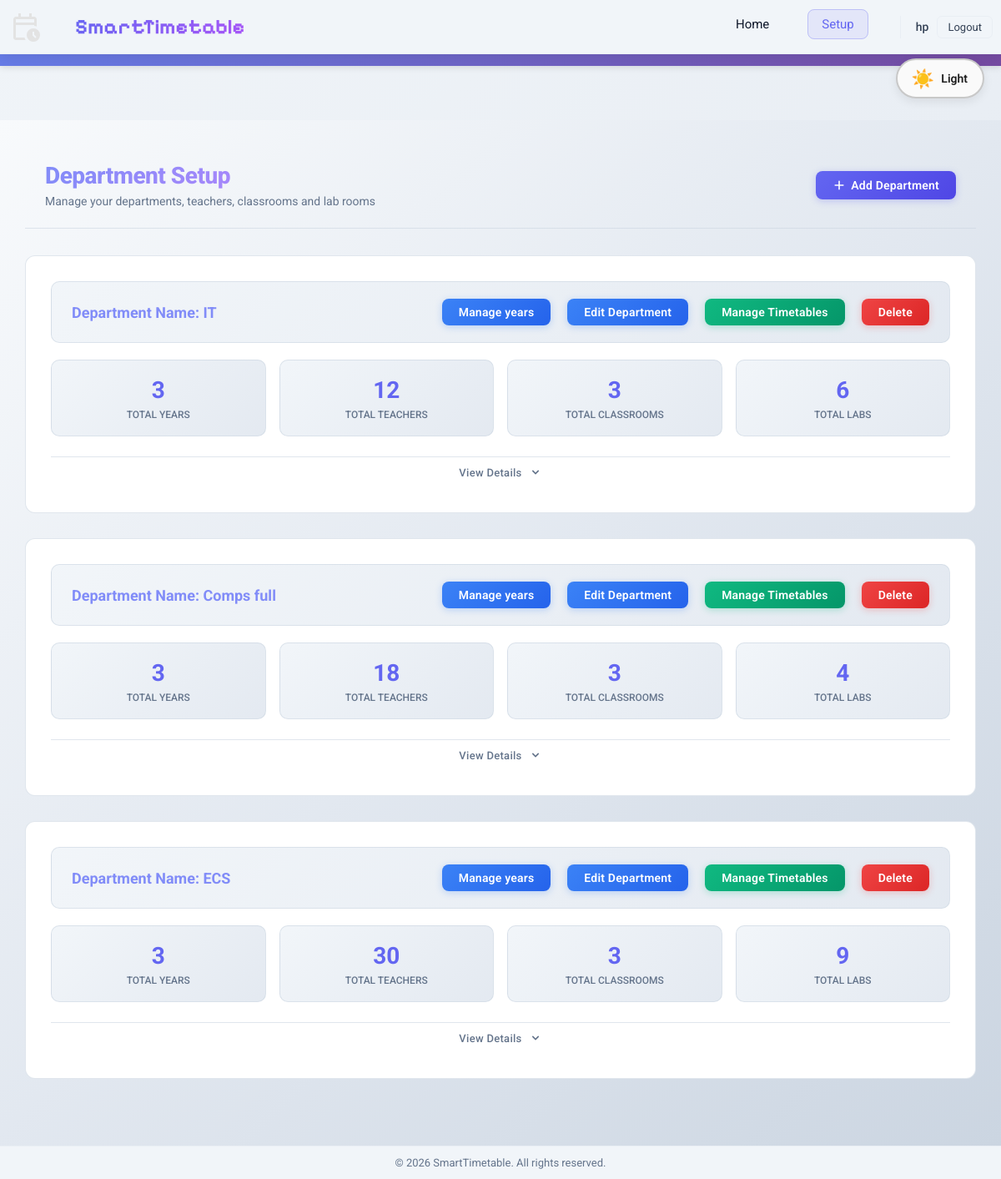
/timetable/setup/ (signed in), run on the app's committed database.
### timetable/models.py (models this page shows, shortened)
class setupModel(models.Model):
    department_name = models.CharField(max_length=100)
    start_time = models.TimeField()
    end_time = models.TimeField()
    number_of_days = models.IntegerField(
        validators=[
            MinValueValidator(1),
            MaxValueValidator(7)
        ]
    )
    hours_in_lecture = models.IntegerField(default=1)
    hours_in_practical = models.IntegerField(default=2)

### timetable/views.py (the view)
# urls.py: path('setup/', views.setup, name='setup'),
def setup(request):
    setup_objects = setupModel.objects.prefetch_related('relatedNameYearSetupModel',
     'relatedNameRecesses',
    )
    for department in setup_objects:
        recess_list = [
            [
                r.recess_start_time.strftime("%H:%M"),
                r.recess_end_time.strftime("%H:%M")
            ]
            for r in department.relatedNameRecesses.all()
        ]
        depStartTime = department.start_time.strftime("%H:%M")
        depEndTime = department.end_time.strftime("%H:%M")
        department.all_lecture_timeslots = calculate_1or_2hour_slots(
            department.hours_in_lecture, depStartTime, depEndTime, recess_list
        )
        department.all_practical_timeslots = calculate_1or_2hour_slots(
            department.hours_in_practical, depStartTime, depEndTime, recess_list
        )
    return render(request, 'timetable/setup.html',{
        'setup_objects': setup_objects,
    })

### timetable/templates/timetable/setup.html (shortened to what this page needs)
{% extends 'timetable/template.html' %}
{% load static %}
{% block extra_css %} <link rel="stylesheet" href="{% static 'timetable/css/setup.css'%}?v=9"> {% endblock %}
{% block nav_setup %}activeNavPage{% endblock %}
{% block breadcrumb %}
<div class="breadcrumb-container">
    <nav class="breadcrumb" aria-label="Breadcrumb">
        <div class="breadcrumb-item">
            <a href="{% url 'timetable:home' %}">
                <span class="breadcrumb-text">Home</span>
            </a>
        </div>
        <span class="breadcrumb-separator">›</span>
        <div class="breadcrumb-item active">
            <span class="breadcrumb-text">Setup</span>
        </div>
    </nav>
</div>
{% endblock %}
{% block content %}
<div class="mainContainer">
    <div class="page-header">
        <div>
            <h1 class="page-title">Department Setup</h1>
            <p class="page-subtitle">Manage your departments, teachers, classrooms and lab rooms</p>
        </div>
        {% if setup_objects %}
        <a href="{% url 'timetable:setupFormUrlIdentifier' %}" class="btn-md btn-indigo">
            <svg xmlns="http://www.w3.org/2000/svg" width="16" height="16" viewBox="0 0 20 20" fill="currentColor"><path fill-rule="evenodd" d="M10 3a1 1 0 011 1v5h5a1 1 0 110 2h-5v5a1 1 0 11-2 0v-5H4a1 1 0 110-2h5V4a1 1 0 011-1z" clip-rule="evenodd"/></svg>
            Add Department
        </a>
        {% endif %}
    </div>
    <div class="displayingSetup">
        {% if setup_objects %}
            {% for setup_object in setup_objects %}
              <div class="departmentCard">
                  <div class="departmentHeader">
                    <div class="departmentTitle">
                      <span class="value">Department Name: {{setup_object.department_name}}</span>
                    </div>
                    <div class="managebtn">
                      <a href="{% url 'timetable:years' setup_object.pk %}" class="btn-md btn-blue">Manage years</a>
                    </div>
                    <div class="managebtn">
                      <a href="{% url 'timetable:setup_edit' setup_object.pk %}" class="btn-md btn-blue">Edit Department</a>
                    </div>
                    <div class="generate">
                       <a href="{% url 'timetable:department_saved_timetable_list' setup_object.pk %}" class="btn-md btn-green">Manage Timetables</a>
                    </div>
                    <form method="post" action = "{% url 'timetable:setup_delete' setup_object.pk %}" class="delete-form" data-item-name="{{ setup_object.department_name }}" data-item-type="department">
                      <button type="button" class="btn-md btn-red deleteBtn">Delete</button>
                    </form>
                  </div>
                  <div class="departmentImpInfoGrid">
                    <div class="box">
                      <span>{{ setup_object.relatedNameYearSetupModel.count}}</span>
                      <span>Total Years</span>
                    </div>
                    <div class="box">
                      <span>{{ setup_object.relatedNameTeachers.count }}</span>
                      <span>Total Teachers</span>
                    </div>
                    <div class="box">
                      <span>{{ setup_object.relatedNameClassRooms.count }}</span>
                      <span>Total Classrooms</span>
                    </div>
                    <div class="box">
                      <span>{{ setup_object.relatedNameLabRooms.count }}</span>
                      <span>Total Labs</span>
                    </div>
                  </div>
                  <details class="dept-details">
                    <summary class="dept-details-toggle">
                      <span>View Details</span>
                      <svg class="chevron-icon" xmlns="http://www.w3.org/2000/svg" width="16" height="16" viewBox="0 0 20 20" fill="currentColor"><path fill-rule="evenodd" d="M5.293 7.293a1 1 0 011.414 0L10 10.586l3.293-3.293a1 1 0 111.414 1.414l-4 4a1 1 0 01-1.414 0l-4-4a1 1 0 010-1.414z" clip-rule="evenodd"/></svg>
                    </summary>
                  </details>
                </div>
            {% endfor %}
        {% endif %}
    </div>
</div>
{% endblock %}

### timetable/templates/timetable/template.html (shortened to what this page needs)
{% load static %}
<!DOCTYPE html>
<html lang="en">
<head>
    <link rel="stylesheet" href="{% static 'timetable/css/theme.css'%}?v=2">
    <link rel="stylesheet" href="{% static 'timetable/css/base.css'%}">
    <link rel="stylesheet" href="{% static 'timetable/css/loading.css'%}">
    <link rel="stylesheet" href="{% static 'timetable/css/toast.css'%}">
    <link rel="stylesheet" href="{% static 'timetable/css/modal.css'%}">
    <link rel="stylesheet" href="{% static 'timetable/css/breadcrumb.css'%}">
    <link rel="stylesheet" href="{% static 'timetable/css/undoredo.css'%}">
    <link rel="stylesheet" href="{% static 'timetable/css/batch_simple.css'%}?v=6">
    {% block extra_css %} {% endblock %}
    <link rel="stylesheet" href="{% static 'timetable/css/button_consistency.css'%}?v=2">
</head>
<body>
    <header>
        <nav class="navbar">
            <div class="logoSection">
                <img class="logoIcon" src="{% static 'timetable/images/timetableLogo.svg' %}" alt="Home Icon" class="icon">
                <div class="logo">SmartTimetable</div>
            </div>
            <ul class="nav-links">
                {% if user.is_authenticated %}
                <li>
                    <a href="{% url 'timetable:home' %}" id="{% block nav_home %}{% endblock %}">Home</a>
                </li>
                <li>
                    <a href="{% url 'timetable:setup' %}" id="{% block nav_setup %}{% endblock %}">Setup</a>
                </li>
                <li class="nav-user">
                    <span class="nav-username">{{ user.username }}</span>
                    <form method="post" action="{% url 'logout' %}" style="margin:0;padding:0;display:inline;">
                        <button type="submit" class="nav-logout-btn">Logout</button>
                    </form>
                </li>
                {% endif %}
            </ul>
        </nav>
    </header>
    {% block breadcrumb %}{% endblock %}
    <main>
        {% block content %}
        {% endblock %}
    </main>
    <footer>
        <div class="footerBar">
            &copy; 2026 SmartTimetable. All rights reserved.
        </div>
    </footer>
</body>
</html>

### timetable/static/timetable/css/base.css (style rules this page uses)
* { margin: 0; padding: 0; }
html, body { height: 100%; }
body { background: var(--bg-primary); font-family: 'Roboto', sans-serif; display: flex; flex-direction: column; color: var(--text-primary); }
body.light-theme, html.light-theme-loading body { background: linear-gradient(135deg, #f0f4f8 0%, #e2e8f0 100%); }
.navbar { display: flex; justify-content: space-between; align-items: center; padding: 12px 0px; position: fixed; width: 100%; top: 0; background: var(--bg-header); backdrop-filter: blur(12px); border-bottom: 1px solid var(--border-secondary); box-shadow: 0 4px 16px var(--shadow-color); height: 40px; z-index: 100; }
.logoSection { display: flex; align-items: center; gap: 5px; }
.logo { background: linear-gradient(135deg, #6366f1, #a855f7); -webkit-background-clip: text; -webkit-text-fill-color: transparent; background-clip: text; font-size: 25px; font-weight: bold; font-family: 'Pixelify Sans', sans-serif; padding-left: 10px; margin-left: 25px; }
.logoIcon { height: 40px; margin-left: 10px; }
.nav-links { list-style: none; display: flex; gap: 30px; margin: 0; padding: 0px 10px; }
.nav-links li a { color: var(--text-primary); text-decoration: none; font-size: 15px; padding: 8px 16px; border-radius: 8px; transition: all 0.3s ease; }
.nav-user { display: flex; align-items: center; gap: 10px; margin-left: 8px; padding-left: 18px; border-left: 1px solid var(--border-secondary); }
.nav-username { font-size: 14px; color: var(--text-secondary); font-weight: 500; max-width: 120px; overflow: hidden; text-overflow: ellipsis; white-space: nowrap; }
.nav-logout-btn { font-size: 13px !important; padding: 5px 12px !important; border-radius: 6px !important; color: var(--text-secondary) !important; border: 1px solid var(--border-secondary) !important; background: transparent !important; text-decoration: none; transition: all 0.2s ease; white-space: nowrap; cursor: pointer; font-family: inherit; }
#activeNavPage { color: #a78bfa; background: rgba(99, 102, 241, 0.15); border: 1px solid rgba(99, 102, 241, 0.3); border-radius: 8px; }
body.light-theme #activeNavPage { color: #6366f1; background: rgba(99, 102, 241, 0.1); border: 1px solid rgba(99, 102, 241, 0.3); }
main { margin: 0px; padding: 10px; background: var(--bg-primary); flex:1; margin-top: 65px; }
body.light-theme main { background: linear-gradient(135deg, #f8fafc 0%, #e2e8f0 50%, #cbd5e1 100%); }
.footerBar { box-sizing: border-box; height: 40px; width: 100%; background: var(--bg-header); color: var(--text-muted); margin: 0px; display: flex; justify-content: center; align-items: center; padding: 0 24px; border-top: 1px solid var(--border-secondary); font-size: 13px; }
.btn-sm, .btn-md, .btn-lg, .btn-indigo, .btn-green, .btn-red, .btn-blue, .btn-ghost { display: inline-flex; align-items: center; justify-content: center; gap: 6px; border: none; border-radius: 8px; font-family: 'Roboto', sans-serif; font-weight: 600; text-decoration: none; cursor: pointer; white-space: nowrap; transition: transform 0.18s ease, box-shadow 0.18s ease, filter 0.18s ease, background 0.18s ease; letter-spacing: 0.2px; line-height: 1; }
.btn-md { padding: 9px 20px; font-size: 14px; border-radius: 8px; }
.btn-indigo { background: linear-gradient(135deg, #6366f1, #4f46e5); color: #ffffff; box-shadow: 0 2px 8px rgba(99, 102, 241, 0.30); }
.btn-green { background: linear-gradient(135deg, #10b981, #059669); color: #ffffff; box-shadow: 0 2px 8px rgba(16, 185, 129, 0.28); }
.btn-red { background: linear-gradient(135deg, #ef4444, #dc2626); color: #ffffff; box-shadow: 0 2px 8px rgba(239, 68, 68, 0.28); }
.btn-blue { background: linear-gradient(135deg, #3b82f6, #2563eb); color: #ffffff; box-shadow: 0 2px 8px rgba(59, 130, 246, 0.28); }

### data on the page
setupModel: department_name "IT", relatedNameYearSetupModel.count "3", relatedNameTeachers.count "12", relatedNameClassRooms.count "3", relatedNameLabRooms.count "6"
setupModel: department_name "Comps full", relatedNameYearSetupModel.count "3", relatedNameTeachers.count "18", relatedNameClassRooms.count "3", relatedNameLabRooms.count "4"
setupModel: department_name "ECS", relatedNameYearSetupModel.count "3", relatedNameTeachers.count "30", relatedNameClassRooms.count "3", relatedNameLabRooms.count "9"

### other printed values
{{ user.username }} "hp"
